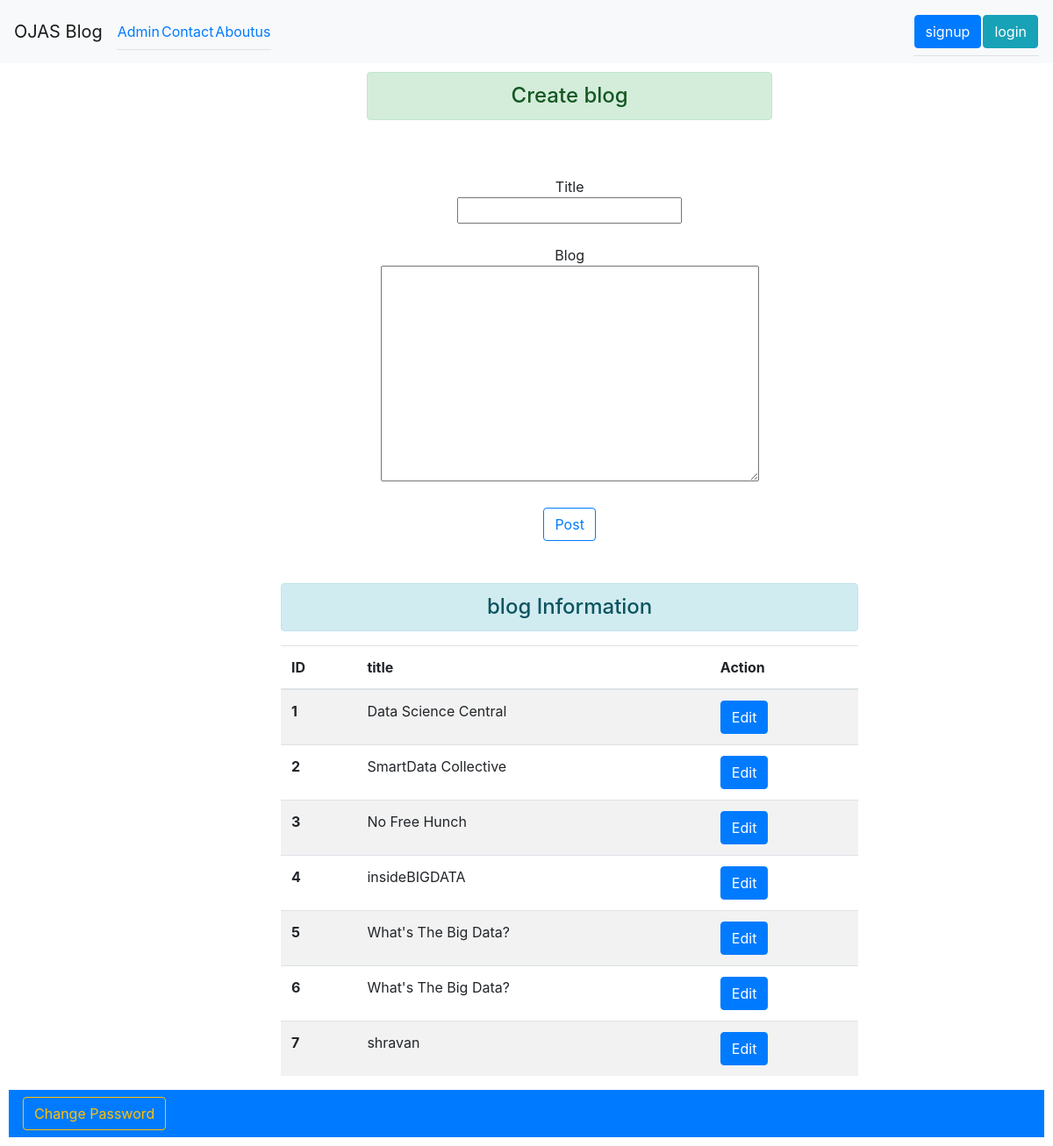
Screenshot of /details/ with the database file from the repository.
### app/models.py (models this page shows, shortened)
class Blog(models.Model):
    title=models.CharField(max_length=50,null=True)
    blog=models.TextField(max_length=5000,null=True)

### app/views.py (the view)
# urls.py: path('details/',v.details,name='details'),
def details(request):
    if request.method == 'POST':
        fm = Myblog(request.POST)
        if fm.is_valid():
            ti= fm.cleaned_data['title']
            bg = fm.cleaned_data['blog']
            reg = Blog(title=ti, blog=bg)
            reg.save()
            fm =Myblog()
            messages.add_message(request, messages.SUCCESS, 'you added data successfully !!!')
    else:
        fm = Myblog()
    stud = Blog.objects.all()
    return render(request, 'profile.html', {'form2':fm, 'stu':stud})

### app/forms.py
class Myblog(forms.ModelForm):
    class Meta:
        model=Blog
        fields=['title','blog']
        widget={
            'title':forms.TextInput(attrs={'class':'form-control'}),
            'blog':forms.Textarea(attrs={'rows':5,'col':25,'class':'form-control'})
        }

### app/templates/profile.html (shortened to what this page needs)
{%include 'base.html'%}
{% load static %}
{% block content %}
<html lang="en">
    <head>
    </head>
    <body style="background-color: cyan;">
    <center>
        <div style="padding:10px;">
            <div class="col-sm-5 offset-1">
        <h4 class="text-center alert alert-success" >Create blog</h4><br>
            <form action="" method="POST" novalidate >
                {% for fm in form2 %}<br>
                    {{fm.label}}<br>
                        {{fm}}  <br>
                {% endfor %}<br>
                <input type="submit" value="Post" class="btn btn-outline-primary"><br>
            </form>
        </div>
        <br><br>
        <div class="col-sm-7 offset-1">
        <h4 class="text-center alert alert-info" > blog Information</h4>
    {% if stu %}
        <table class="table table-striped">
          <thead>
            <tr>
              <th scope="col">ID</th>
              <th scope="col">title</th>
              <th scope="col">Action</th>
            </tr>
          </thead>
          <tbody>
          {% for st in stu %}
            <tr>
              <th scope="row">{{st.id}}</th>
              <td>{{st.title}}</td>
              <td>
                  <a href="{% url 'updatedata' st.id %}" class="btn btn-primary">Edit</a>
              </td>
            </tr>
          {% endfor %}
          </tbody>
        </table>
    {% else %}
        <h4 class="text-center alert alert-warning">"No Data</h4>
    {% endif %}
    </div>
   <nav class="navbar navbar-expand-lg navbar-light bg-primary bottom">
        <div class="collapse navbar-collapse " id="navbarSupportedContent">
            <ul class="navbar-nav mr-auto">
                <li class="nav-item">
<a href="{% url 'psw' %}"class="btn btn-outline-warning">Change Password</a>
  </li>
            </ul>
        </div>
</nav>
    </center>
    </body>
</html>
{% endblock %}

### rows the page displays
Blog: id "1", title "Data Science Central"
Blog: id "2", title "SmartData Collective"
Blog: id "3", title "No Free Hunch"
Blog: id "4", title "insideBIGDATA"
Blog: id "5", title "What's The Big Data?"
Blog: id "6", title "What's The Big Data?"
Blog: id "7", title "shravan"

### other values shown
{{ fm.label }} "Title" "Blog"
